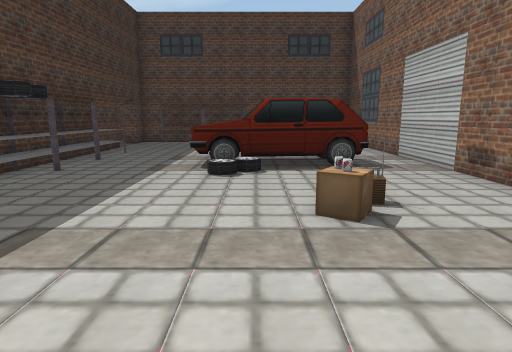
View 1 (above)

16 first-person views from a walk through a Unity game level. The camera is 1.2 m above the floor, tilts 10° down and sees 75° across. The floor is counted in squares, 1 m on a side. Each view is taken from the middle of a square. On the plan, view 1 faces up. The plan holds only what a view shows up to about 14 squares ahead; the rest is blank. The place goes on beyond the plan. The player character is not drawn.

View 2
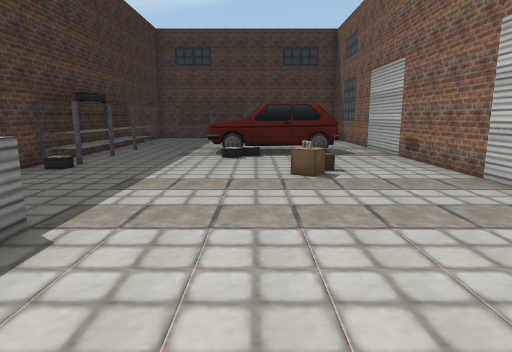

View 3
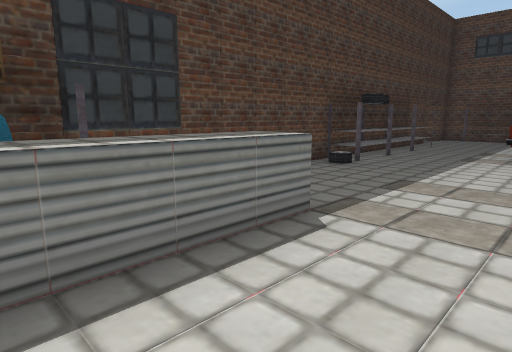

View 4
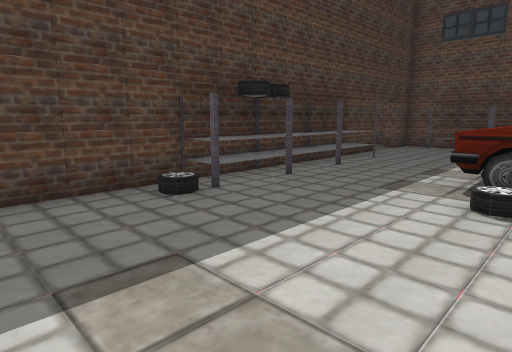

View 5
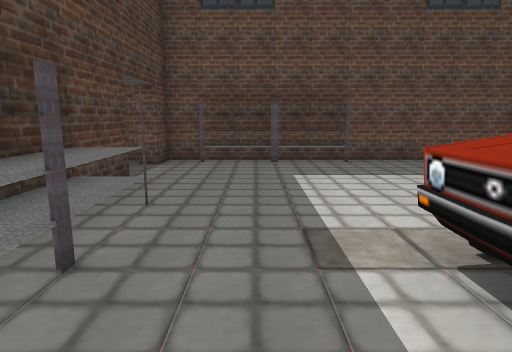

View 6
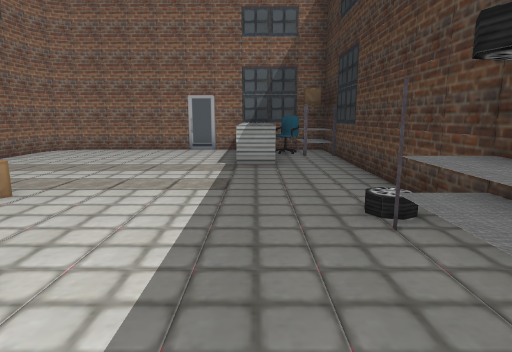

View 7
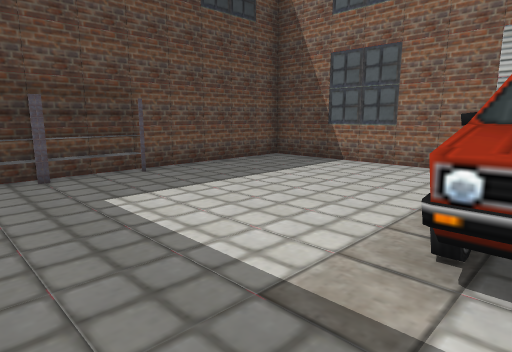

View 8
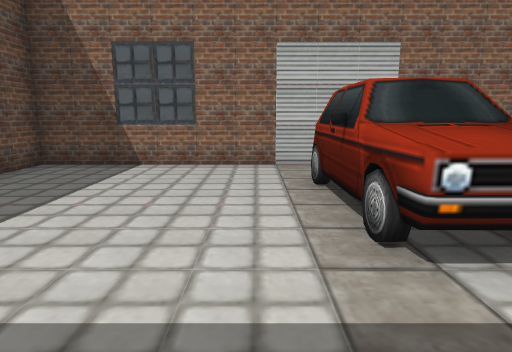

View 9
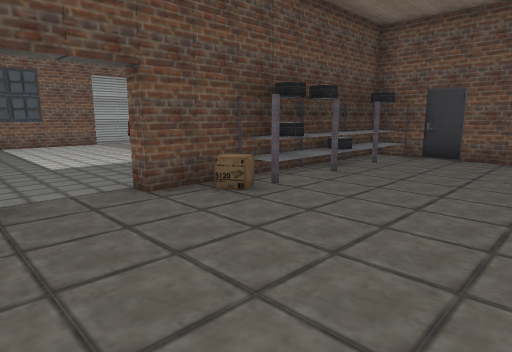

View 10
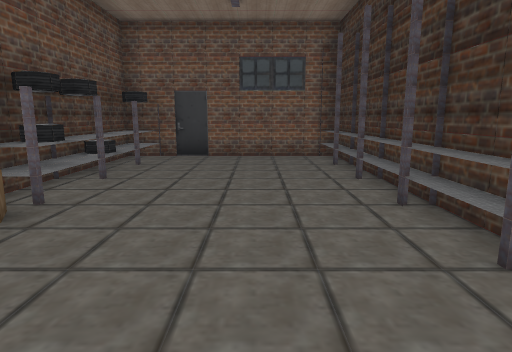

View 11
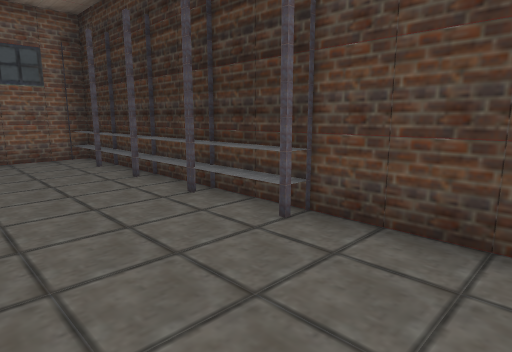

View 12
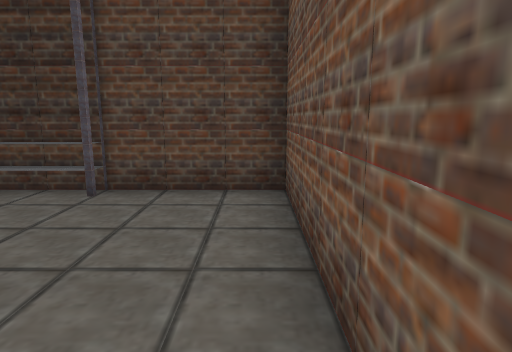

View 13
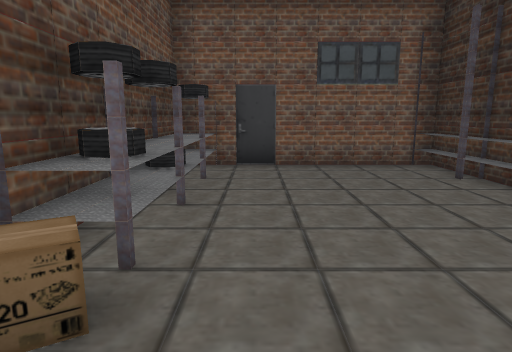

View 14
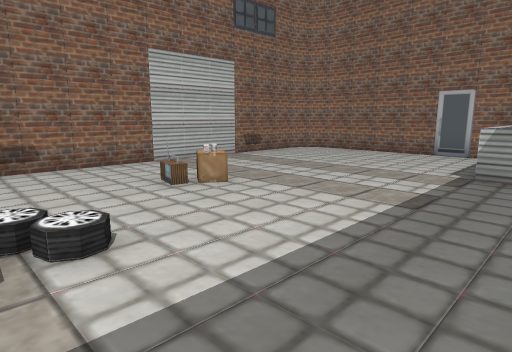

View 15
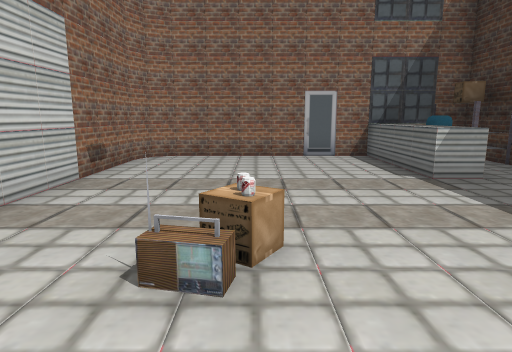

View 16
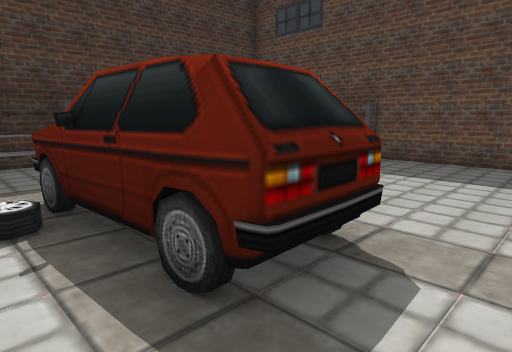

### Floor plan
Points are (right, up) in squares from view 1. A wall is a line through its corners. A room is listed if a view was taken in it or the views show most of it. See-through windows are left out.
Room 1 (views 1, 2, 3, 4, 5, 6, 7, 8, 14, 15, 16)
walls: (-6, 6.5) (-6, 7.4); (-5.5, 9.5) (-5.5, -3.5) (3.5, -3.5) (4.2, -3.2) (4.5, -2.5) (4.5, 16.5) (-5.5, 16.5) (-5.5, 15.5) (-6, 15.5); (-6, 13.5) (-5.5, 13.5) (-5.5, 11.4)
low walls: (-3.6, 0.5) (-2.5, 0.5) (-2.5, -3.5)
ways out: opening at (-6, 14.5) to room 2
objects: other object (-6, 7); other object (-5, -3) to (-5, -2); other object (-5, 6); other object (-5, 7); other object (-5, 8) to (-5, 9); other object (-5, 10) to (-5, 11); other object (-4, -3) to (-4, -2); other object (-4, 16) to (-3, 16); other object (-2, 8) to (3, 10); other object (-2, 16) to (-1, 16); other object (2, 5)
Room 2 (views 9, 10, 11, 12, 13)
walls: (-12.5, 11.4) (-12.5, 9.5); (-12.5, 9.4) (-12.5, 7.5); (-6, 11.5) (-6, 13.5); (-12.5, 7.4) (-12.5, 5.5) (-6, 5.5) (-6, 6.5); (-6, 7.4) (-6, 9.6); (-6.2, 16.5) (-12.5, 16.5) (-12.5, 11.5)
ways out: opening at (-6, 14.5) to room 1
objects: other object (-12, 6); other object (-12, 7); other object (-12, 8) to (-12, 9); other object (-12, 10) to (-12, 11); other object (-12, 12) to (-12, 13); other object (-7, 6) to (-7, 7); other object (-7, 8); other object (-7, 9); other object (-7, 10) to (-7, 11)

Positions as (right, up) in squares from view 1, and headings:
1: (0, 0), facing up
2: (0, -3), facing up
3: (0, -3), facing up-left
4: (0, 2), facing up-left
5: (-3, 7), facing up
6: (-3, 9), facing down
7: (-4, 9), facing up-right
8: (-4, 11), facing right
9: (-11, 16), facing down-right
10: (-10, 16), facing down
11: (-9, 16), facing down-left
12: (-7, 16), facing left
13: (-8, 14), facing down
14: (-4, 8), facing down-right
15: (1, 7), facing down
16: (4, 7), facing up-left
